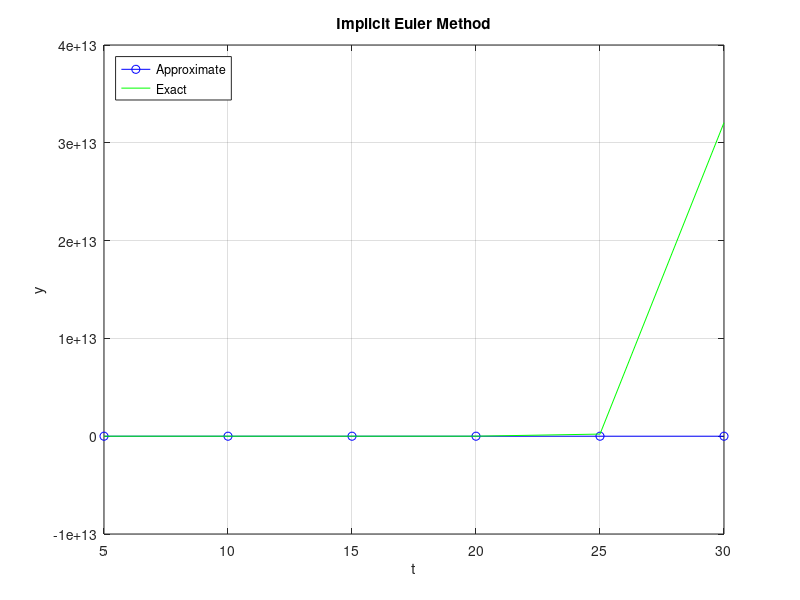

Here is the MATLAB script that generated this plot:
% Implicit Euler Módszer
% y'(t)=2t+y diff. egyenlet megoldása y(0) = 1, h = 0.1, b = 0.4

clc, clear all, close all

n = input("Enter iteration length: ");          % Iterációk száma
input_h = input("Enter step size: ");           % lépés mérete
t0 = input("Enter t0 initial value: ");         % t0 értéke
y0 = input("Enter y0 initial value: ");         % y0 értéke
b = input("Enter end of interval value: ");     % Intervalum vége
a = t0;                                   % Intervalum kezdő értékének beállítása
if !isempty(input_h)          % h paraméter ellenőrzése, hogy megvan-e adva
  h = input_h;                % h változó beállítása, ha megvan adva
else
  h = (b - a) / n;            % lépés mértékének kiszámolása, ha nincs megadva
endif

% Nemlineáris egyenletrendszer
backward_euler = @ ( f, to, yo, tp, yp ) yp - yo - ( tp - to ) * ( f ( tp, yp ) )';
f = @(t, y) (2 * t) + y; % függvény meghatározása
exact = @(t) ((-2) * (t + 1) + (3 * exp(t))); % függvény egzakt megoldása
m = length ( y0 );
t = zeros ( n + 1, 1 ); % t tömb feltöltése nullákkal
y = zeros ( n + 1, m ); % y tömb feltöltése nullákkal
ye = zeros( n + 1, m); % ye(egzakt megoldáshoz) tömb feltöltése nullákkal

% tömbök első elmeinek beállítása
t(1,1) = t0(:);
y(1,:) = y0(:);
ye(1,:) = y0(:);

fprintf('%7s %7s %7s %7s \n','i','t(i)','y(i)', 'ye(i)'); % fejléc kiírása
fprintf('%7d %7.2f %7.3f %7.3f \n', 1, t0(:), y0, y0); % első iteráció kiírása
for i = 1 : n

   to = t(i,1);
   yo = y(i,:);
   tp = to + h;
   yp = yo + h * f ( to, yo )';

   % Nemlineáris egyenletrendszer megoldása
   yp = fsolve ( @(yp)backward_euler(f, to, yo, tp, yp), yp );

   t(i+1,1) = tp; % Tároljuk a t tömben a kiszámolt idő értékét
   y(i+1,:) = yp; % tároljuk a y tömben a megoldott egyenlet rendszert
   ye(i + 1, :) = exact(t(i + 1, 1)); % egzakt függvény kiszámolása a t(i) pontban
   fprintf('%7d %7.2f %7.3f %7.3f \n',i + 1, t(i + 1), y(i + 1), ye(i + 1)); % aktuális pontok kiíratása
end

% Gráf készítése a becsült és egzakt függvényről
plot(t, y, 'b-o', t, exact(t), 'g');
title('Implicit Euler Method');
ylabel('y'); xlabel('t');
legend({'Approximate','Exact'},'Location','northwest');
grid on

hold on
hold off
